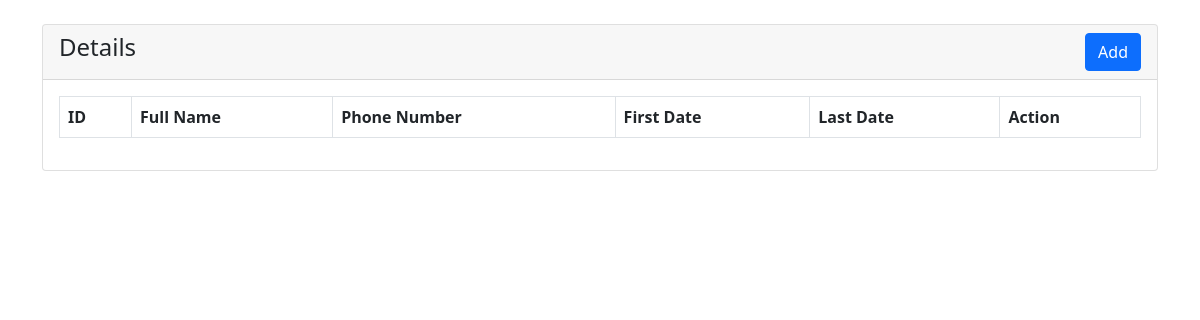
Before: / with the older database file.
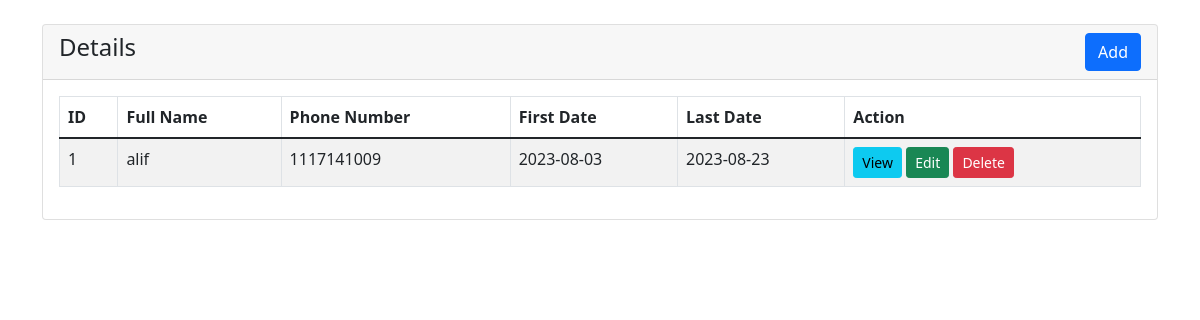
After: the same page with the newer database file.
### tables this page shows
CREATE TABLE `student` (
  `id` int NOT NULL,
  `fullname` varchar(20) NOT NULL,
  `phonenumber` int NOT NULL,
  `firstdate` date NOT NULL,
  `lastdate` date NOT NULL
);

### index.php (the view, shortened to what this page needs)
<?php
    require 'dbcon.php';
?>
<!doctype html>
<html lang="en">
  <head>
    <link href="https://cdn.jsdelivr.net/npm/bootstrap@5.1.3/dist/css/bootstrap.min.css" rel="stylesheet">
</head>
<body>
    <div class="container mt-4">
        <div class="row">
            <div class="col-md-12">
                <div class="card">
                    <div class="card-header">
                        <h4>Details
                            <a href="student-create.php" class="btn btn-primary float-end">Add</a>
                        </h4>
                    </div>
                    <div class="card-body">
                        <table class="table table-bordered table-striped">
                            <thead>
                                <tr>
                                    <th>ID</th>
                                    <th>Full Name</th>
                                    <th>Phone Number</th>
                                    <th>First Date</th>
                                    <th>Last Date</th>
                                    <th>Action</th>
                                </tr>
                            </thead>
                            <tbody>
                                <?php
                                    $query = mysqli_query($con, "SELECT * FROM student");
                                    while ($data = mysqli_fetch_array($query)) {
                                        ?>
                                        <tr>
                                            <td><?= $data['id']; ?></td>
                                            <td><?= $data['fullname']; ?></td>
                                            <td><?= $data['phonenumber']; ?></td>
                                            <td><?= $data['firstdate']; ?></td>
                                            <td><?= $data['lastdate']; ?></td>
                                            <td>
                                                <a href="student-view.php?id=<?= $data['id']; ?>" class="btn btn-info btn-sm">View</a>
                                                <a href="sudent-edit.php?id=<?= $data['id']; ?>" class="btn btn-success btn-sm">Edit</a>
                                                <form action="code.php" method="POST" class="d-inline">
                                                    <button type="submit" name="delete_student" value="<?=$data['id'];?>" class="btn btn-danger btn-sm">Delete</button>
                                                </form>
                                            </td>
                                        </tr>
                                        <?php } ?>
                            </tbody>
                        </table>
                    </div>
                </div>
            </div>
        </div>
    </div>
</body>
</html>

Changed rows visible on the page:
added student: id "1", fullname "alif", phonenumber "1117141009", firstdate "2023-08-03", lastdate "2023-08-23"
